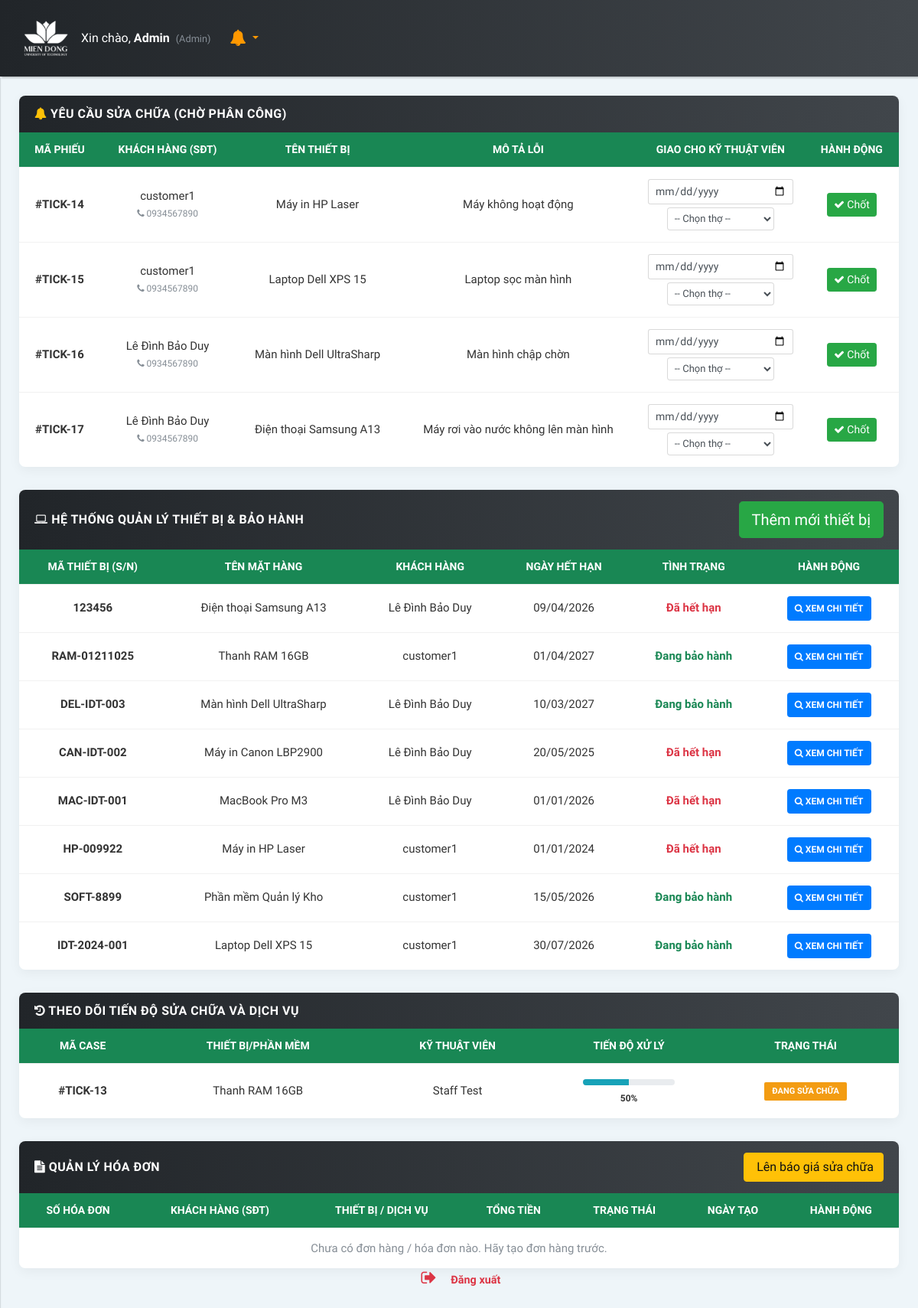
Before: /frontend/admin/quanly.php (signed in) with the older database file.
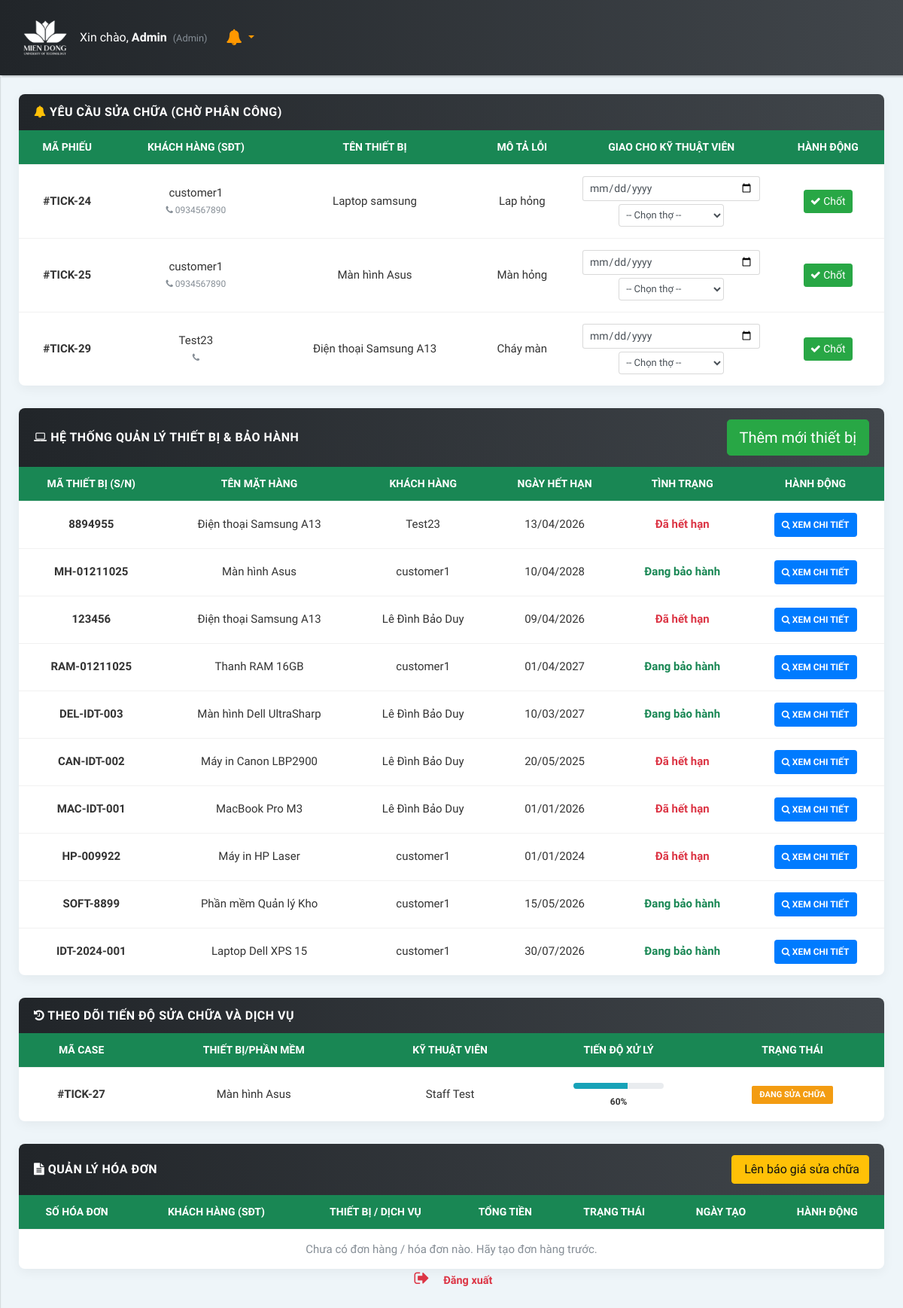
After: the same page with the newer database file.
### tables this page shows
CREATE TABLE `repair_tickets` (
  `id` int(11) NOT NULL,
  `device_id` int(11) DEFAULT NULL,
  `device_name` varchar(150) DEFAULT NULL,
  `reported_serial` varchar(100) DEFAULT NULL,
  `customer_id` int(11) NOT NULL,
  `assigned_to` int(11) DEFAULT NULL,
  `user_id` int(11) DEFAULT NULL,
  `received_date` date DEFAULT NULL,
  `assigned_date` date DEFAULT NULL,
  `due_date` date DEFAULT NULL,
  `description` text DEFAULT NULL,
  `status` enum('pending','repairing','completed','cancelled') DEFAULT 'pending',
  `progress` int(3) NOT NULL DEFAULT 0,
  `created_at` timestamp NOT NULL DEFAULT current_timestamp(),
  `updated_at` timestamp NOT NULL DEFAULT current_timestamp() ON UPDATE current_timestamp()
);

CREATE TABLE `customers` (
  `id` int(11) NOT NULL,
  `name` varchar(150) NOT NULL,
  `phone` varchar(50) DEFAULT NULL,
  `email` varchar(150) NOT NULL,
  `password` varchar(255) NOT NULL,
  `address` text DEFAULT NULL,
  `created_at` timestamp NOT NULL DEFAULT current_timestamp(),
  `updated_at` timestamp NOT NULL DEFAULT current_timestamp() ON UPDATE current_timestamp()
);

CREATE TABLE `devices` (
  `id` int(11) NOT NULL,
  `name` varchar(150) NOT NULL,
  `serial_number` varchar(100) DEFAULT NULL,
  `customer_id` int(11) DEFAULT NULL,
  `type` enum('hardware','software') NOT NULL,
  `warranty_start_date` date DEFAULT NULL,
  `warranty_end_date` date DEFAULT NULL,
  `status` enum('active','expired','repairing') DEFAULT 'active',
  `created_at` timestamp NOT NULL DEFAULT current_timestamp(),
  `updated_at` timestamp NOT NULL DEFAULT current_timestamp() ON UPDATE current_timestamp()
);

CREATE TABLE `users` (
  `id` int(11) NOT NULL,
  `name` varchar(100) DEFAULT NULL,
  `email` varchar(150) DEFAULT NULL,
  `password` varchar(255) NOT NULL,
  `role` enum('admin','manager','staff') NOT NULL DEFAULT 'staff',
  `created_at` timestamp NOT NULL DEFAULT current_timestamp(),
  `updated_at` timestamp NOT NULL DEFAULT current_timestamp() ON UPDATE current_timestamp()
);

### frontend/admin/quanly.php (the view, shortened to what the changed rows need)
<?php
require_once "../../backend/config/database.php";
$currentRole = $_SESSION['role'];
$sql_pending = "SELECT rt.id, rt.received_date, rt.description, COALESCE(d.name, rt.device_name) as device_name, c.name as customer_name, c.phone
                FROM repair_tickets rt
                LEFT JOIN devices d ON rt.device_id = d.id
                JOIN customers c ON rt.customer_id = c.id
                WHERE rt.status = 'pending' AND rt.user_id IS NULL
                ORDER BY rt.created_at ASC";
$result_pending = mysqli_query($conn, $sql_pending);
$pending_tickets = mysqli_fetch_all($result_pending, MYSQLI_ASSOC);
$sql_all_devices = "SELECT d.*, c.name as customer_name
                    FROM devices d
                    LEFT JOIN customers c ON d.customer_id = c.id
                    ORDER BY d.id DESC";
$result_devices = mysqli_query($conn, $sql_all_devices);
$all_devices = mysqli_fetch_all($result_devices, MYSQLI_ASSOC);
$sql_ongoing = "SELECT rt.*, COALESCE(d.name, rt.device_name) as device_name, u.name as staff_name
                FROM repair_tickets rt
                LEFT JOIN devices d ON rt.device_id = d.id
                LEFT JOIN users u ON rt.user_id = u.id
                WHERE rt.status IN ('pending', 'repairing') AND rt.user_id IS NOT NULL
                ORDER BY rt.updated_at DESC";
$result_ongoing = mysqli_query($conn, $sql_ongoing);
$ongoing_tickets = mysqli_fetch_all($result_ongoing, MYSQLI_ASSOC);
?>
<!DOCTYPE html>
<html lang="vi">
<head>
    <link rel="stylesheet" href="css/bootstrap.min.css">
    <link rel="stylesheet" href="font-awesome-4.7.0/css/font-awesome.min.css">
    <link rel="stylesheet" href="css/font-icon-style.css">
    <link rel="stylesheet" href="css/style.default.css" id="theme-stylesheet">
    <link rel="stylesheet" href="css/ui-elements/card.css">
    <link rel="stylesheet" href="css/style.css">
    <link rel="stylesheet" href="path/to/font-awesome/css/font-awesome.min.css">
</head>
<body>
<div class="page">
    <div class="page-content d-flex align-items-stretch">
        <div class="content-inner">
            <div class="row" id="report-pending">
                <div class="col-md-12">
                    <div class="card card-idt-main">
                        <div class="card-body no-padding">
                            <div class="table-responsive">
                                <table class="table idt-table-report table-hover">
                                    <thead>
                                        <tr>
                                            <th class="text-center">Mã Phiếu</th>
                                            <th class="text-center">Khách hàng (SĐT)</th>
                                            <th class="text-center">Tên Thiết bị</th>
                                            <th class="text-center">Mô tả lỗi</th>
                                            <?php if (in_array($currentRole, ['admin', 'manager'])): ?>
                                            <th class="text-center">Giao cho Kỹ thuật viên</th>
                                            <th class="text-center">Hành Động</th>
                                            <?php endif; ?>
                                        </tr>
                                    </thead>
                                    <tbody>
                                        <?php if (empty($pending_tickets)): ?>
                                            <tr><td colspan="6" class="text-center text-muted py-4">Tuyệt vời! Hiện không có yêu cầu nào đang tồn đọng.</td></tr>
                                        <?php else: ?>
                                            <?php foreach ($pending_tickets as $tick): ?>
                                            <tr>
                                                <td class="text-center"><strong>#TICK-<?= $tick['id'] ?></strong></td>
                                                <td class="text-center">
                                                    <?= htmlspecialchars($tick['customer_name']) ?><br>
                                                    <small class="text-muted"><i class="fa fa-phone"></i> <?= htmlspecialchars($tick['phone'] ?? 'Không có') ?></small>
                                                </td>
                                                <td class="text-center"><?= htmlspecialchars($tick['device_name']) ?></td>
                                                <td class="text-center"><?= htmlspecialchars($tick['description']) ?></td>
                                                <?php if (in_array($currentRole, ['admin', 'manager'])): ?>
                                                <td class="text-center">
                                                    <input type="date" class="form-control form-control-sm mb-1" id="due_date_<?= $tick['id'] ?>"
                                                           min="<?= date('Y-m-d') ?>" placeholder="Hạn hoàn thành">
                                                    <select class="form-control form-control-sm" id="staff_assign_<?= $tick['id'] ?>">
                                                        <option value="">-- Chọn thợ --</option>
                                                    </select>
                                                </td>
                                                <td class="text-center action-col">
                                                    <button class="btn btn-sm btn-success" onclick="assignTicket(<?= $tick['id'] ?>)">
                                                        <i class="fa fa-check"></i> Chốt
                                                    </button>
                                                </td>
                                                <?php endif; ?>
                                            </tr>
                                            <?php endforeach; ?>
                                        <?php endif; ?>
                                    </tbody>
                                </table>
                            </div>
                        </div>
                    </div>
                </div>
            </div>
            <div class="row" id="report1">
                <div class="col-md-12">
                    <div class="card card-idt-main">
                        <div class="card-body no-padding">
                            <div class="table-responsive">
                                <table class="table idt-table-report table-hover">
                                    <thead>
                                        <tr>
                                            <th class="text-center">Mã Thiết Bị (S/N)</th>
                                            <th class="text-center">Tên Mặt Hàng</th>
                                            <th class="text-center">Khách Hàng</th>
                                            <th class="text-center">Ngày Hết Hạn</th>
                                            <th class="text-center">Tình Trạng</th>
                                            <th class="text-center">Hành Động</th>
                                        </tr>
                                    </thead>
                                    <tbody>
                                        <?php foreach ($all_devices as $dev):
                                            $end_date = strtotime($dev['warranty_end_date']);
                                            $days_left = ($end_date - time()) / 86400;
                                            $status_class = "text-status-good"; $status_text = "Đang bảo hành";
                                            if ($days_left < 0) { $status_class = "text-status-expired"; $status_text = "Đã hết hạn"; }
                                            elseif ($days_left <= 30) { $status_class = "text-status-warning"; $status_text = "Sắp hết hạn"; }
                                        ?>
                                        <tr>
                                            <td class="text-center"><strong><?= htmlspecialchars($dev['serial_number']) ?></strong></td>
                                            <td class="text-center"><?= htmlspecialchars($dev['name']) ?></td>
                                            <td class="text-center"><?= htmlspecialchars($dev['customer_name'] ?? 'Chưa gán') ?></td>
                                            <td class="text-center"><?= $end_date ? date('d/m/Y', $end_date) : '—' ?></td>
                                            <td class="text-center"><span class="<?= $status_class ?>"><?= $status_text ?></span></td>
                                            <td class="text-center action-col">
                                                <button class="btn-idt-fixed btn-blue" onclick="viewDeviceDetail(<?= $dev['id'] ?>)">
                                                    <i class="fa fa-search"></i> Xem chi tiết
                                                </button>
                                            </td>
                                        </tr>
                                        <?php endforeach; ?>
                                    </tbody>
                                </table>
                            </div>
                        </div>
                    </div>
                </div>
            </div>
            <div class="row" id="report3">
                <div class="col-md-12">
                    <div class="card card-idt-main">
                        <div class="card-body no-padding">
                            <div class="table-responsive">
                                <table class="table idt-table-report table-hover">
                                    <thead>
                                        <tr>
                                            <th class="text-center">Mã Case</th>
                                            <th class="text-center">Thiết bị/Phần mềm</th>
                                            <th class="text-center">Kỹ thuật viên</th>
                                            <th class="text-center">Tiến độ xử lý</th>
                                            <th class="text-center">Trạng thái</th>
                                        </tr>
                                    </thead>
                                    <tbody>
                                        <?php if (empty($ongoing_tickets)): ?>
                                            <tr><td colspan="5" class="text-center text-muted py-4">Không có phiếu nào đang xử lý.</td></tr>
                                        <?php else: ?>
                                            <?php foreach ($ongoing_tickets as $tick): ?>
                                            <tr>
                                                <td class="text-center"><strong>#TICK-<?= $tick['id'] ?></strong></td>
                                                <td class="text-center"><?= htmlspecialchars($tick['device_name']) ?></td>
                                                <td class="text-center"><?= htmlspecialchars($tick['staff_name'] ?? 'Chờ phân công') ?></td>
                                                <td class="align-middle">
                                                    <div class="progress idt-progress-bar" style="margin-bottom: 5px;">
                                                        <div class="progress-bar bg-info" style="width: <?= $tick['progress'] ?>%;"></div>
                                                    </div>
                                                    <div class="text-center"><small class="font-weight-bold"><?= $tick['progress'] ?>%</small></div>
                                                </td>
                                                <td class="text-center action-col">
                                                    <?php
                                                        $btn_class = ($tick['status'] == 'repairing') ? 'btn-warning-idt' : 'btn-info-idt';
                                                        $status_txt = ($tick['status'] == 'repairing') ? 'Đang sửa chữa' : 'Chờ xử lý';
                                                    ?>
                                                    <span class="status-btn <?= $btn_class ?>"><?= $status_txt ?></span>
                                                </td>
                                            </tr>
                                            <?php endforeach; ?>
                                        <?php endif; ?>
                                    </tbody>
                                </table>
                            </div>
                        </div>
                    </div>
                </div>
            </div>
            <div class="row" id="report4">
    <div class="col-md-12">
        <div class="card card-idt-main">
            <div class="card-body no-padding">
                <div class="table-responsive">
                    <table class="table idt-table-report table-hover">
                        <thead>
                            <tr>
                                <th class="text-center">Số Hóa Đơn</th>
                                <th class="text-center">Khách hàng (SĐT)</th>
                                <th class="text-center">Thiết bị / Dịch vụ</th>
                                <th class="text-center">Tổng tiền</th>
                                <th class="text-center">Trạng thái</th>
                                <th class="text-center">Ngày tạo</th>
                                <th class="text-center">Hành Động</th>
                            </tr>
                        </thead>
                    </table>
                </div>
            </div>
        </div>
    </div>
</div>
        </div>
    </div>
</div>
</body>
</html>

Changed rows visible on the page:
removed repair_tickets: id "14", customer.name "customer1", customer.phone "0934567890", device_name "Máy in HP Laser", description "Máy không hoạt động", shown under "YÊU CẦU SỬA CHỮA (CHỜ PHÂN CÔNG)"
removed repair_tickets: id "15", customer.name "customer1", customer.phone "0934567890", device_name "Laptop Dell XPS 15", description "Laptop sọc màn hình", shown under "YÊU CẦU SỬA CHỮA (CHỜ PHÂN CÔNG)"
removed repair_tickets: id "16", customer.name "Lê Đình Bảo Duy", customer.phone "0934567890", device_name "Màn hình Dell UltraSharp", description "Màn hình chập chờn", shown under "YÊU CẦU SỬA CHỮA (CHỜ PHÂN CÔNG)"
removed repair_tickets: id "17", customer.name "Lê Đình Bảo Duy", customer.phone "0934567890", device_name "Điện thoại Samsung A13", description "Máy rơi vào nước không lên màn hình", shown under "YÊU CẦU SỬA CHỮA (CHỜ PHÂN CÔNG)"
removed repair_tickets: id "13", device_name "Thanh RAM 16GB", user.name "Staff Test", progress "50", status "ĐANG SỬA CHỮA", shown under "THEO DÕI TIẾN ĐỘ SỬA CHỮA VÀ DỊCH VỤ"
added repair_tickets: id "24", customer.name "customer1", customer.phone "0934567890", device_name "Laptop samsung", description "Lap hỏng", shown under "YÊU CẦU SỬA CHỮA (CHỜ PHÂN CÔNG)"
added repair_tickets: id "25", customer.name "customer1", customer.phone "0934567890", device_name "Màn hình Asus", description "Màn hỏng", shown under "YÊU CẦU SỬA CHỮA (CHỜ PHÂN CÔNG)"
added repair_tickets: id "29", customer.name "Test23", device_name "Điện thoại Samsung A13", description "Cháy màn", shown under "YÊU CẦU SỬA CHỮA (CHỜ PHÂN CÔNG)"
added devices: serial_number "8894955", name "Điện thoại Samsung A13", customer.name "Test23", warranty_end_date "13/04/2026", warranty_end_date "Đã hết hạn"
added devices: serial_number "MH-01211025", name "Màn hình Asus", customer.name "customer1", warranty_end_date "10/04/2028", status_text "Đang bảo hành"
added repair_tickets: id "27", device_name "Màn hình Asus", user.name "Staff Test", progress "60", status "ĐANG SỬA CHỮA", shown under "THEO DÕI TIẾN ĐỘ SỬA CHỮA VÀ DỊCH VỤ"
